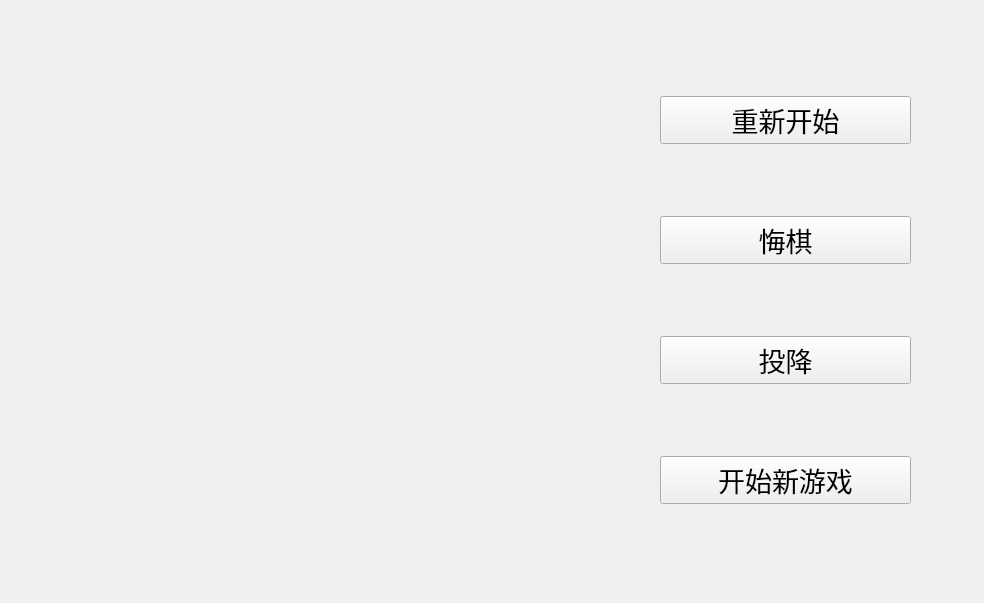
<?xml version="1.0" encoding="UTF-8"?>
<ui version="4.0">
 <class>GameBoard</class>
 <widget class="QWidget" name="GameBoard">
  <property name="geometry">
   <rect>
    <x>0</x>
    <y>0</y>
    <width>984</width>
    <height>603</height>
   </rect>
  </property>
  <property name="font">
   <font>
    <family>楷体</family>
    <pointsize>20</pointsize>
   </font>
  </property>
  <property name="windowTitle">
   <string>Form</string>
  </property>
  <widget class="QWidget" name="layoutWidget">
   <property name="geometry">
    <rect>
     <x>660</x>
     <y>30</y>
     <width>251</width>
     <height>541</height>
    </rect>
   </property>
   <layout class="QVBoxLayout" name="verticalLayout">
    <item>
     <widget class="QPushButton" name="restartButton">
      <property name="text">
       <string>重新开始</string>
      </property>
     </widget>
    </item>
    <item>
     <widget class="QPushButton" name="repentanceButton">
      <property name="text">
       <string>悔棋</string>
      </property>
     </widget>
    </item>
    <item>
     <widget class="QPushButton" name="giveUpButton">
      <property name="text">
       <string>投降</string>
      </property>
     </widget>
    </item>
    <item>
     <widget class="QPushButton" name="restartNewGameButton">
      <property name="text">
       <string>开始新游戏</string>
      </property>
     </widget>
    </item>
   </layout>
  </widget>
 </widget>
 <resources/>
 <connections/>
</ui>
